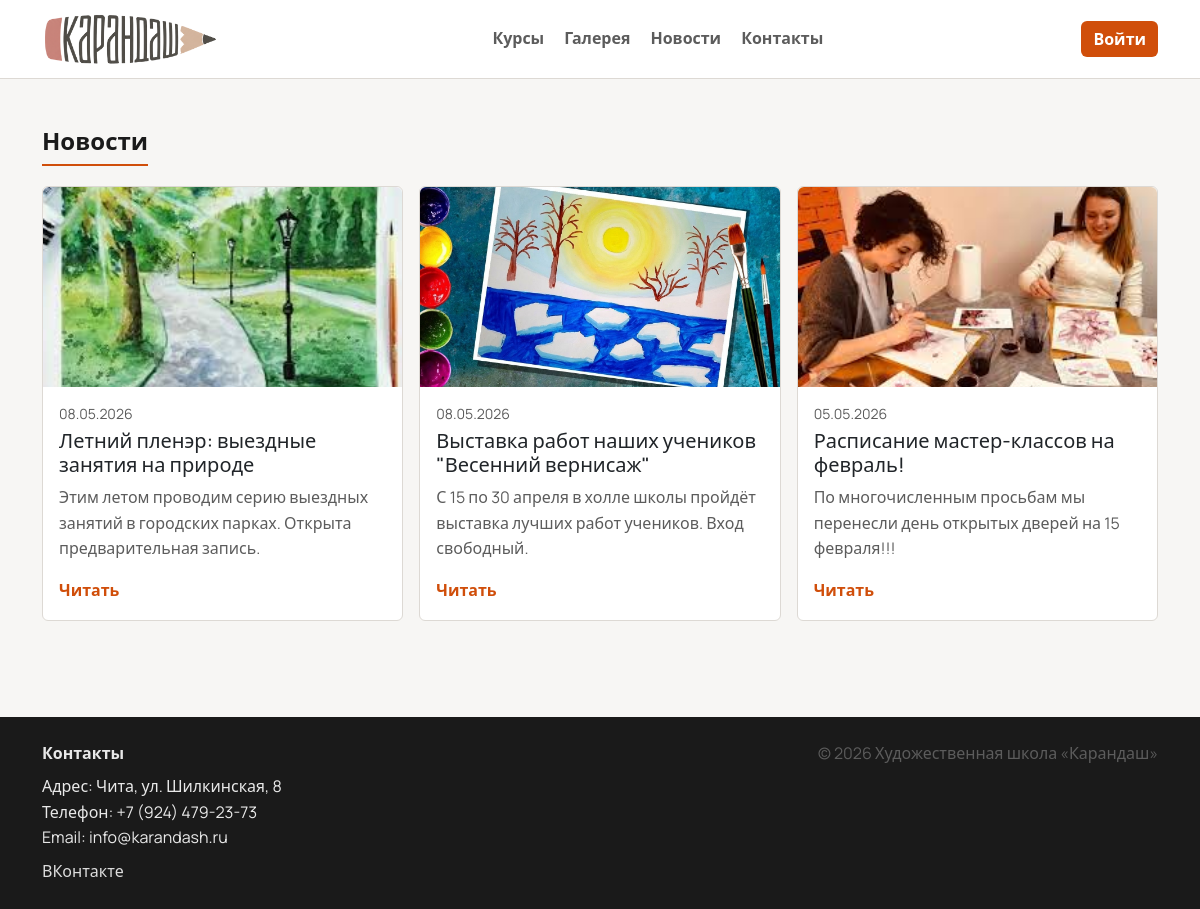
Page /news/ on the committed database.
### main/models.py (models this page shows, shortened)
class News(models.Model):
    title = models.CharField("Заголовок", max_length=255)
    slug = models.SlugField("Slug", max_length=255, unique=True, blank=True)
    short_text = models.CharField("Краткий текст", max_length=400)
    text = models.TextField("Текст")
    image = models.FileField("Картинка", upload_to="news/", blank=True, null=True)
    created_at = models.DateTimeField("Дата", auto_now_add=True)
    is_published = models.BooleanField("Опубликована", default=True)
    class Meta:
        verbose_name = "Новость"
        verbose_name_plural = "Новости"
        ordering = ["-created_at"]

### main/views.py (the view)
# urls.py: path("news/", views.news_list, name="news"),
def news_list(request):
    qs = News.objects.filter(is_published=True).order_by("-created_at")
    paginator = Paginator(qs, 6)
    page_number = request.GET.get("page")
    page_obj = paginator.get_page(page_number)
    return render(request, "main/news_list.html", {"page_obj": page_obj})

### templates/main/news_list.html (shortened to what this page needs)
{% extends 'base.html' %}
{% block content %}
  <section class="py-5">
    <div class="container">
      <h2 class="section-title">Новости</h2>
      <div class="row g-3">
        {% for n in page_obj %}
          <div class="col-md-4">
            <div class="card card-interactive h-100">
              {% if n.image %}<img src="{{ n.image.url }}" class="card-img-top" alt="">{% endif %}
              <div class="card-body">
                <div class="text-muted small mb-1">{{ n.created_at|date:"d.m.Y" }}</div>
                <h5 class="card-title">{{ n.title }}</h5>
                <p class="text-muted mb-3">{{ n.short_text }}</p>
                <a class="stretched-link" href="{% url 'news_detail' n.slug %}">Читать</a>
              </div>
            </div>
          </div>
        {% empty %}
          <div class="col-12 text-muted text-center">Новостей пока нет.</div>
        {% endfor %}
      </div>
    </div>
  </section>
{% endblock %}

### static/css/style.css (style rules this page uses)
:root { --bg: #f7f6f4; --surface-solid: #ffffff; --text: #1a1a1a; --muted: #5c5c5c; --border: #ddd9d4; --brand: #d04e0a; --brand-hover: #b84409; --radius: 6px; }
body { font-family: "Manrope", system-ui, -apple-system, "Segoe UI", Arial, sans-serif; color: var(--text); background: var(--bg); line-height: 1.6; }
.text-muted { color: var(--muted) !important; }
.card { border: 1px solid var(--border); border-radius: var(--radius); background: var(--surface-solid); box-shadow: none; }
.card-interactive { position: relative; transition: border-color .15s ease; }
.card-img-top { height: 200px; object-fit: cover; border-radius: var(--radius) var(--radius) 0 0; }
.card .stretched-link { color: var(--brand); font-weight: 600; text-decoration: none; }
.section-title { font-weight: 700; font-size: 1.5rem; text-align: left; margin-bottom: 1.25rem; padding-bottom: .5rem; border-bottom: 2px solid var(--brand); display: inline-block; }

### rows in the picture
News: image (picture), created_at "08.05.2026", title "Летний пленэр: выездные занятия на природе", short_text "Этим летом проводим серию выездных занятий в городских парках. Открыта предварительная запись."
News: image (placeholder picture), created_at "08.05.2026", title "Выставка работ наших учеников \"Весенний вернисаж\"", short_text "С 15 по 30 апреля в холле школы пройдёт выставка лучших работ учеников. Вход свободный."
News: image (picture), created_at "05.05.2026", title "Расписание мастер-классов на февраль!", short_text "По многочисленным просьбам мы перенесли день открытых дверей на 15 февраля!!!"
